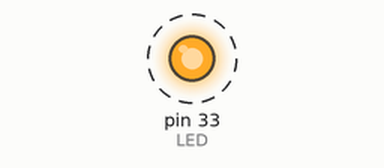
Simulated run of this program. Board: Raspberry Pi (header pin numbers). Shown: output pins drawn as LEDs (lit = HIGH). Dashed ring = blinking. What the program prints to the terminal is not drawn.

Above: at 0.5 s.
Timing chart, 0 to 4.6 s (numbered marks = the images above):
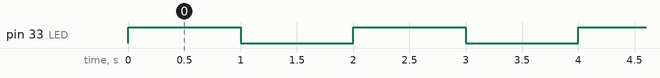

The program:

led_blink_GPIO.py
```python
#!/usr/bin/python
# coding:utf-8
#led_blink_GPIO.py
# Change the on and off state of the LED light connected to the GPIO of the Raspberry Pi periodically, and the continuous bright and dark flicker with a cycle of two seconds.

import RPi.GPIO as GPIO
import time

# GPIO initialization
LED = 33
period = 2
GPIO.setmode(GPIO.BOARD) # Initialize GPIO pin coding mode
GPIO.setup(LED, GPIO.OUT)
# If you need to ignore pin multiplexing warnings, please call GPIO.setwarnings(False)
# GPIO. setwarnings(False)
print('The preset is completed, it starts to flash, the port is %d, and the period is %d seconds.' % (LED, period))

while True:
     GPIO. output(LED, GPIO. HIGH)
     time. sleep(period/2)
     GPIO. output(LED, GPIO. LOW)
     time. sleep(period/2)

GPIO.cleanup()
```

Measured:
- by itself, pin 33 (LED): alternates HIGH for 1.0 s and LOW for 1.0 s
